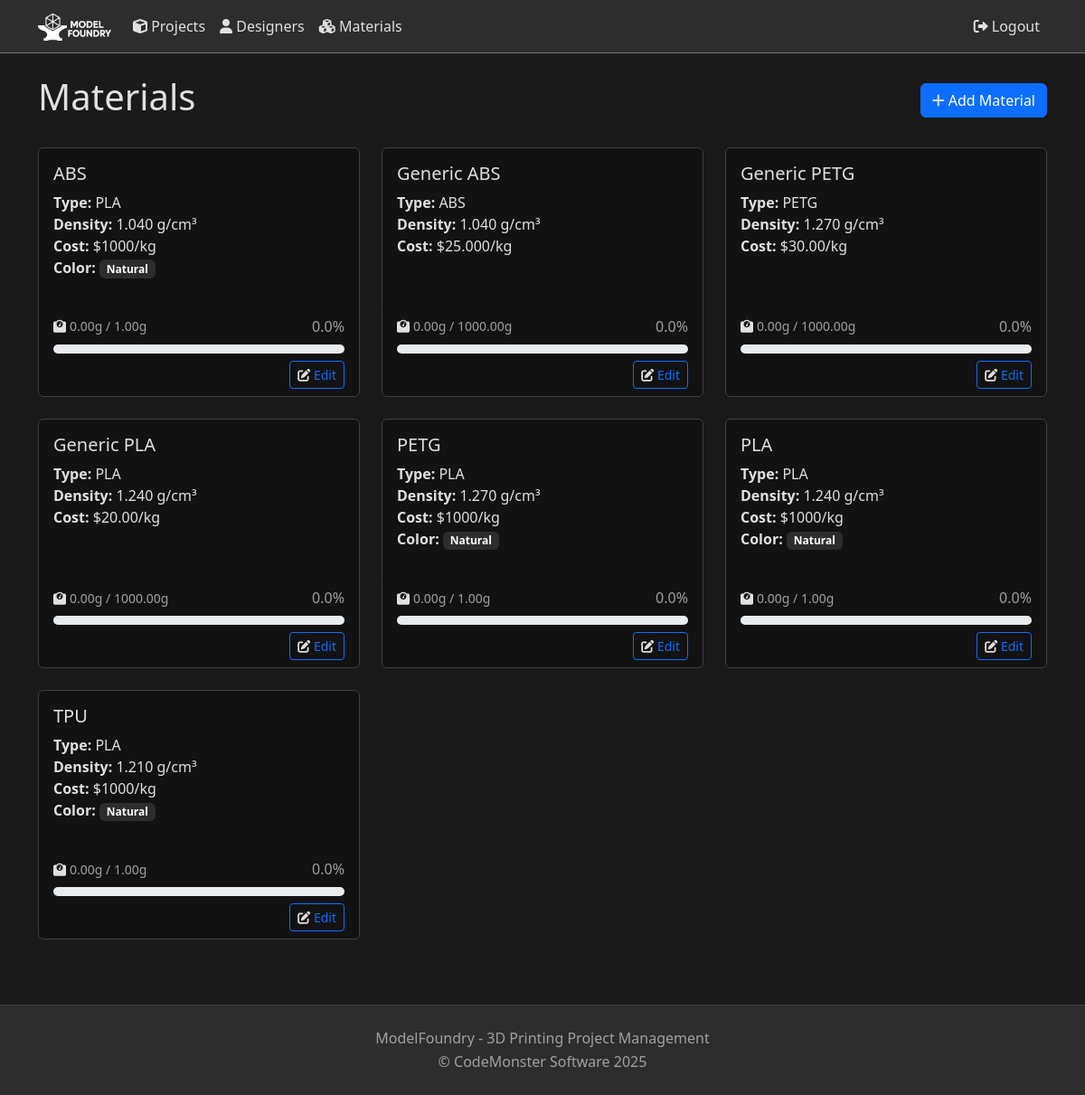
The app's page /materials/ (signed in), older data.
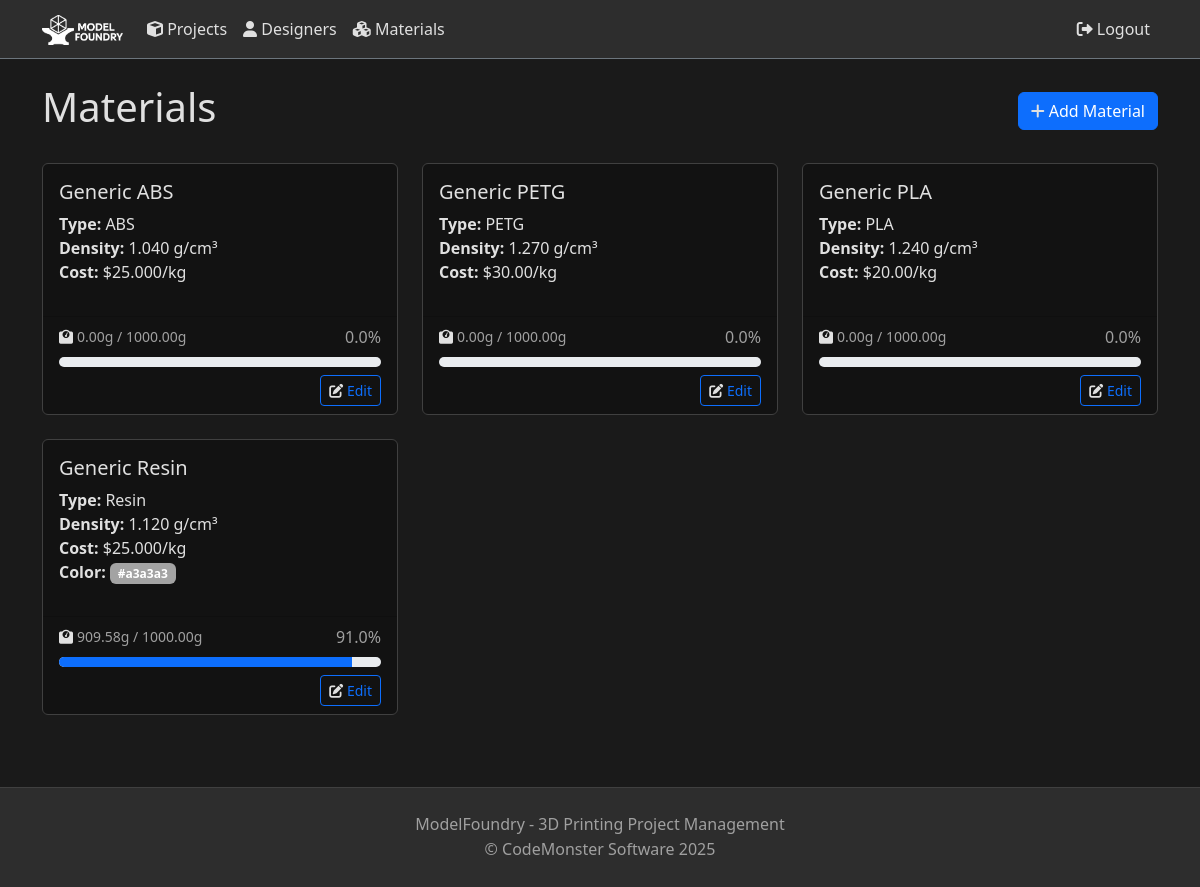
The same page, newer data.
### projects/models.py (models this page shows, shortened)
class Material(models.Model):
    MATERIAL_TYPES = [
        ('PLA', 'PLA'),
        ('ABS', 'ABS'),
        ('PETG', 'PETG'),
        ('TPU', 'TPU'),
        ('Nylon', 'Nylon'),
        ('PC', 'Polycarbonate'),
        ('ASA', 'ASA'),
        ('HIPS', 'HIPS'),
        ('PVA', 'PVA'),
        ('Resin', 'Resin'),
        ('Other', 'Other'),
    ]
    name = models.CharField(max_length=100, unique=True)
    type = models.CharField(max_length=20, choices=MATERIAL_TYPES, default='PLA')
    description = models.TextField(blank=True)
    density = models.DecimalField(max_digits=10, decimal_places=3, null=True, blank=True, help_text='Density in grams per cubic centimeter (g/cm³)')
    color = models.CharField(max_length=50, blank=True, help_text='Default color for this material (optional)')
    is_active = models.BooleanField(default=True)
    brand = models.CharField(max_length=100, blank=True, help_text='Manufacturer or brand name')
    link = models.URLField(max_length=200, blank=True, help_text='Link to purchase or product page')
    cost = models.DecimalField(max_digits=10, decimal_places=2, null=True, blank=True, help_text='Total cost of the material')
    weight = models.DecimalField(max_digits=10, decimal_places=2, help_text='Total weight in grams')
    created_at = models.DateTimeField(auto_now_add=True)
    updated_at = models.DateTimeField(auto_now=True)
    @property
    def cost_per_kg(self):
        if self.weight and self.cost:
            return (self.cost / self.weight) * 1000
        return None
    @property
    def total_used(self):
        total_volume = Decimal('0')
        completed_parts = Part.objects.filter(material=self, completed=True)
        for part in completed_parts:
            if part.volume:
                volume_cm3 = Decimal(str(part.volume)) / Decimal('1000')
                total_volume += volume_cm3 * part.quantity
        if self.density and total_volume:
            return total_volume * self.density
        return Decimal('0')
    class Meta:
        ordering = ['name']

class Part(models.Model):
    project = models.ForeignKey(Project, on_delete=models.CASCADE, related_name='parts')
    name = models.CharField(max_length=200)
    quantity = models.IntegerField(default=1)
    material = models.ForeignKey(Material, on_delete=models.SET_NULL, null=True, blank=True, related_name='parts')
    material_name = models.CharField(max_length=100, blank=True)  # Keep for backward compatibility
    color = models.CharField(max_length=50, blank=True)
    completed = models.IntegerField(default=0)
    group = models.ForeignKey(Group, on_delete=models.SET_NULL, null=True, blank=True, related_name='parts')
    stl_file = models.FileField(upload_to='stl_files/', blank=True)
    thumbnail = models.ImageField(upload_to='thumbnails/', blank=True)
    volume = models.FloatField(null=True, blank=True, help_text="Volume in cubic millimeters")

### projects/views.py (the view)
# urls.py: path('materials/', views.material_list, name='material_list'),
@login_required
def material_list(request):
    materials = Material.objects.filter(is_active=True).order_by('name')
    return render(request, 'projects/material_list.html', {
        'materials': materials,
    })

### projects/templatetags/material_filters.py (called while the page is built)
@register.filter
def div(value, arg):
    try:
        return Decimal(str(value)) / Decimal(str(arg))
    except (ValueError, ZeroDivisionError):
        return 0

@register.filter
def mul(value, arg):
    try:
        return Decimal(str(value)) * Decimal(str(arg))
    except ValueError:
        return 0

@register.filter
def color_tag(value):
    if not value:
        return ""
    return format_html(
        '<span class="badge" style="background-color: {}; color: white;">{}</span>',
        value,
        value
    )

### projects/templates/projects/material_list.html (shortened to what this page needs)
{% extends 'projects/base.html' %}
{% load material_filters %}
{% block content %}
<div class="container mt-4">
    <div class="d-flex justify-content-between align-items-center mb-4">
        <h1>Materials</h1>
        <a href="{% url 'projects:material_create' %}" class="btn btn-primary">
            <i class="fas fa-plus"></i> Add Material
        </a>
    </div>
    <div class="row">
        {% for material in materials %}
        <div class="col-md-6 col-lg-4 mb-4">
            <div class="card h-100">
                <div class="card-body">
                    <h5 class="card-title">{{ material.name }}</h5>
                    <ul class="list-unstyled">
                        <li><strong>Type:</strong> {{ material.get_type_display }}</li>
                        <li><strong>Density:</strong> {{ material.density }} g/cm³</li>
                        <li><strong>Cost:</strong> ${{ material.cost_per_kg }}/kg</li>
                        {% if material.color %}
                        <li><strong>Color:</strong> {{ material.color|color_tag }}</li>
                        {% endif %}
                    </ul>
                </div>
                <div class="card-footer">
                    <div class="d-flex justify-content-between align-items-center mb-2">
                        <small class="text-muted">
                            <i class="fas fa-weight me-1"></i>{{ material.total_used|floatformat:2 }}g / {{ material.weight }}g
                        </small>
                        <span class="text-muted">{{ material.total_used|div:material.weight|mul:100|floatformat:1 }}%</span>
                    </div>
                    <div class="progress" style="height: 10px;">
                        <div class="progress-bar bg-primary"
                             role="progressbar"
                             style="width: {{ material.total_used|div:material.weight|mul:100 }}%"
                             aria-valuenow="{{ material.total_used|div:material.weight|mul:100 }}"
                             aria-valuemin="0"
                             aria-valuemax="100">
                        </div>
                    </div>
                    <div class="mt-2 text-end">
                        <a href="{% url 'projects:material_edit' material.id %}" class="btn btn-sm btn-outline-primary">
                            <i class="fas fa-edit"></i> Edit
                        </a>
                    </div>
                </div>
            </div>
        </div>
        {% empty %}
        <div class="col-12">
            <div class="alert alert-info">
                No materials found. <a href="{% url 'projects:material_create' %}">Add your first material</a>.
            </div>
        </div>
        {% endfor %}
    </div>
</div>
{% endblock %}

### projects/templates/projects/base.html (shortened to what this page needs)
{% load static %}
<!DOCTYPE html>
<html lang="en">
<head>
    <link href="https://cdn.jsdelivr.net/npm/bootstrap@5.3.0/dist/css/bootstrap.min.css" rel="stylesheet">
    <link rel="stylesheet" href="https://cdnjs.cloudflare.com/ajax/libs/font-awesome/6.0.0/css/all.min.css">
    <link rel="stylesheet" href="https://cdn.jsdelivr.net/npm/taggle@1.15.0/dist/css/taggle.min.css">
    <link rel="stylesheet" href="{% static 'projects/css/style.css' %}">
</head>
<body>
    <nav class="navbar navbar-expand-lg navbar-dark bg-dark border-bottom border-secondary">
        <div class="container">
            <a class="navbar-brand" href="{% url 'projects:index' %}">
                <img src="{% static 'logo_2.png' %}" alt="ModelFoundry Logo" height="30">
            </a>
            <div class="collapse navbar-collapse" id="navbarNav">
                <ul class="navbar-nav me-auto">
                    {% if user.is_authenticated %}
                        <li class="nav-item">
                            <a class="nav-link" href="{% url 'projects:project_list' %}">
                                <i class="fas fa-cube"></i> Projects
                            </a>
                        </li>
                        <li class="nav-item">
                            <a class="nav-link" href="{% url 'projects:designer_index' %}">
                                <i class="fas fa-user"></i> Designers
                            </a>
                        </li>
                        <li class="nav-item">
                            <a class="nav-link" href="{% url 'projects:material_list' %}">
                                <i class="fas fa-cubes"></i> Materials
                            </a>
                        </li>
                    {% endif %}
                </ul>
                <ul class="navbar-nav">
                    {% if user.is_authenticated %}
                        <li class="nav-item">
                            <form method="post" action="{% url 'logout' %}" class="d-inline">
                                <button type="submit" class="nav-link btn btn-link" style="border: none; background: none; color: var(--text-light);">
                                    <i class="fas fa-sign-out-alt me-1"></i>Logout
                                </button>
                            </form>
                        </li>
                    {% else %}
                        <li class="nav-item">
                            <a class="nav-link" href="{% url 'login' %}">
                                <i class="fas fa-sign-in-alt me-1"></i>Login
                            </a>
                        </li>
                    {% endif %}
                </ul>
            </div>
        </div>
    </nav>
    <main>
        {% block content %}{% endblock %}
    </main>
    <footer class="py-4 mt-5">
        <div class="container text-center">
            <p class="text-muted mb-0">ModelFoundry - 3D Printing Project Management</p>
            <p class="text-muted mb-0">&copy; CodeMonster Software 2025</p>
        </div>
    </footer>
</body>
</html>

### projects/static/projects/css/style.css (style rules this page uses)
:root { --bg-dark: #1a1a1a; --bg-darker: #121212; --bg-grey: #2d2d2d; --text-light: #e0e0e0; --text-muted: #a0a0a0; --border-dark: #404040; --primary-color: #0d6efd; --border-color: var(--border-dark); }

### projects/templates/projects/base.html (style rules this page uses)
:root { --bg-dark: #1a1a1a; --bg-darker: #121212; --bg-grey: #2d2d2d; --text-light: #e0e0e0; --text-muted: #a0a0a0; --border-dark: #404040; }
body { background-color: var(--bg-dark); color: var(--text-light); }
p, span, div, a, li, label, small, strong, em, i, b { color: var(--text-light); }
h1, h2, h3, h4, h5, h6, .h1, .h2, .h3, .h4, .h5, .h6, .display-1, .display-2, .display-3, .display-4, .display-5, .display-6, .card-title, .card-subtitle, .modal-title, .modal-header h1, .modal-header h2, .modal-header h3, .modal-header h4, .modal-header h5, .modal-header h6, .lead { color: var(--text-light) !important; }
h1, .h1 { font-size: 2.5rem; }
h5, .h5 { font-size: 1.25rem; }
p { line-height: 1.6; margin-bottom: 1rem; }
.text-muted { color: var(--text-muted) !important; }
.navbar { background-color: var(--bg-grey) !important; border-bottom: 1px solid var(--border-dark); }
.navbar-brand, .nav-link { color: var(--text-light) !important; }
.card { background-color: var(--bg-darker); border-color: var(--border-dark); }
.btn-outline-primary { color: #0d6efd; border-color: #0d6efd; }
.badge { background-color: var(--bg-grey); color: var(--text-light); }
.navbar-brand img { filter: invert(1) grayscale(100%) brightness(200%); }
footer { background-color: var(--bg-grey) !important; border-top: 1px solid var(--border-dark); }

Row changes from the older to the newer data that the page shows:
removed Material: name "ABS", type "PLA", density "1.040", cost_per_kg "1000", color|color_tag "Natural", total_used "0.00", weight "1.00", total_used|div "0.0"
removed Material: name "PETG", type "PLA", density "1.270", cost_per_kg "1000", color|color_tag "Natural", total_used "0.00", weight "1.00", total_used|div "0.0"
removed Material: name "PLA", type "PLA", density "1.240", cost_per_kg "1000", color|color_tag "Natural", total_used "0.00", weight "1.00", total_used|div "0.0"
removed Material: name "TPU", type "PLA", density "1.210", cost_per_kg "1000", color|color_tag "Natural", total_used "0.00", weight "1.00", total_used|div "0.0"
now on this page (row edited): Material: name "Generic Resin", type "Resin", density "1.120", cost_per_kg "25.000", color|color_tag "#a3a3a3", total_used "909.58", weight "1000.00", total_used|div "91.0"
